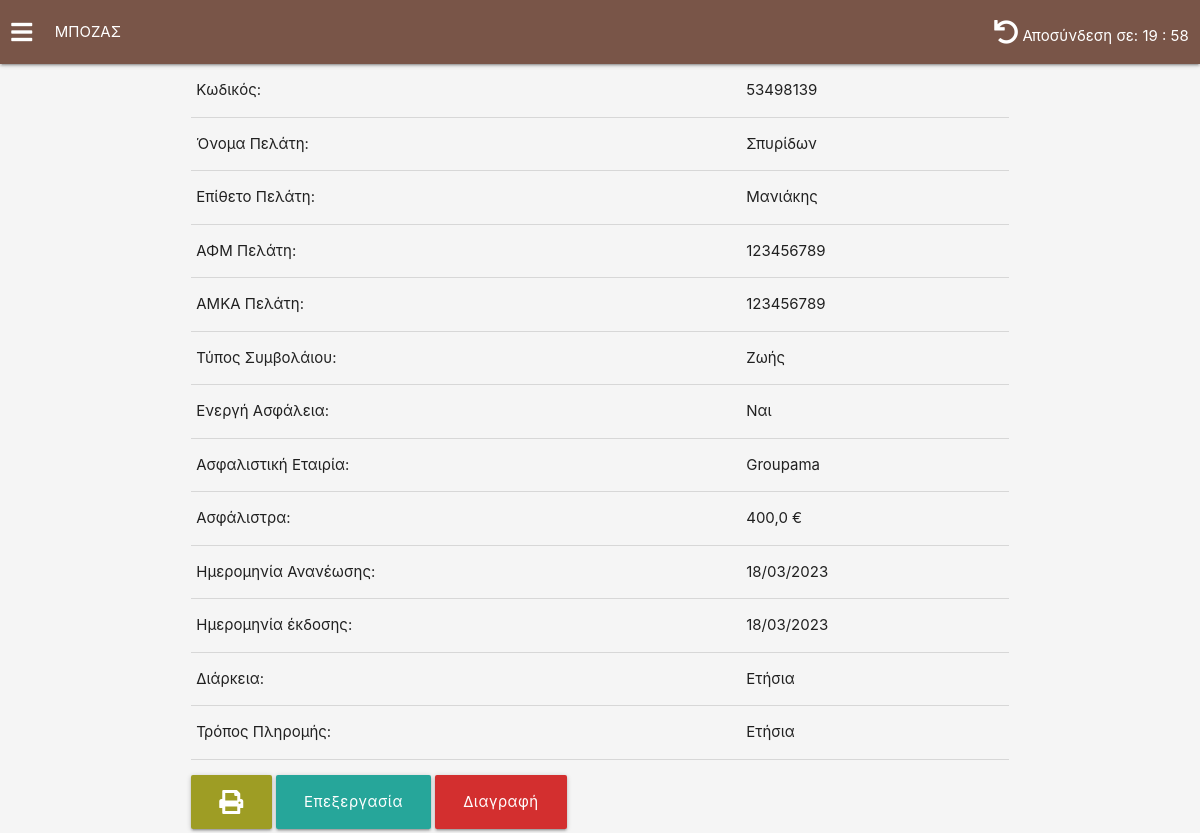
The app's page /insurance_details/53498139 (signed in) with its own data.
### myApp/models.py (models this page shows, shortened)
class Insurer(AbstractUser):
    employee_externalPartner_choices = (
        ('Υπάλληλος', 'Υπάλληλος'),
        ('Εξωτερικός', 'Εξωτερικός')
    )
    first_name               = models.CharField(max_length=64, default="")
    last_name                = models.CharField(max_length=64, default="")
    address                  = models.CharField(max_length=254, default="")
    age                      = models.IntegerField(default=1)
    AFM                      = models.IntegerField(null=True, default=None, unique=True)
    employee_externalPartner = models.CharField(max_length=64, choices=employee_externalPartner_choices, default="")
    class Meta:
        verbose_name_plural = "Insurers"

class Insurance(models.Model):
    duration_choices = (
        ("Ετήσια", "Ετήσια"),
        ("Εξάμηνη", "Εξάμηνη"),
        ("Τρίμηνη", "Τρίμηνη")
    )
    payment_method_choices = (
        ("Ετήσια", "Ετήσια"),
        ("Εξάμηνη", "Εξάμηνη"),
        ("Τρίμηνη", "Τρίμηνη")
    )
    insurance_company_choices = (
        ("Εθνική", "Εθνική"),
        ("NN", "NN"),
        ("Groupama", "Groupama")
    )
    kind_of_contract_choices = (
        ("Ζωής", "Ζωής"),
        ("Οχήματος", "Οχήματος"),
        ("Πυρός", "Πυρός"),
        ("Αστικής Ευθύνης", "Αστικής Ευθύνης")
    )
    kind_of_contract   = models.CharField(max_length=128, choices=kind_of_contract_choices, default="")
    active             = models.BooleanField(default=True)
    insurance_company  = models.CharField(max_length=64, choices=insurance_company_choices, default="")
    renew_date         = models.DateField(null=True)
    dateOfPublish      = models.DateField(null=True)
    duration           = models.CharField(max_length=64, choices=duration_choices)
    payment_method     = models.CharField(max_length=64, choices=payment_method_choices)
    insurance_premiums = models.FloatField(null=True, default=0)
    insurance_code     = models.IntegerField(null=True, default=0, unique=True)
    customer           = models.ForeignKey(Customer, on_delete=models.CASCADE)
    insurer            = models.ForeignKey(Insurer, on_delete=models.CASCADE)

class Customer(models.Model):
    first_name  = models.CharField(max_length=64, default="")
    last_name   = models.CharField(max_length=64, default="")
    AFM         = models.IntegerField(default=0, unique=True)
    AMKA        = models.IntegerField(default=0, unique=True)
    address     = models.CharField(max_length=128, default="")
    dateOfBirth = models.DateField(null=True)
    age         = models.IntegerField(null=True, default=0)
    insurer     = models.ForeignKey(Insurer, on_delete=models.CASCADE)

### myApp/views.py (the view)
# urls.py: path('insurance_details/<int:insurance_code>', views.insurance_details, name='insurance_details'),
def insurance_details(request, insurance_code):
    if not request.user.is_authenticated:
        return render(request, "html/index.html", {"message": 'Invalid credentials.'})
    is_admin = True if request.user.is_staff else False
    try:
        insurance = {
            'insurance': Insurance.objects.get(insurance_code=insurance_code),
            'is_admin': is_admin
        }
    except ObjectDoesNotExist:
        message = {
            'message': "Insurance does not exist",
            'is_admin': is_admin
        }
        return render(request, "html/insurance_details.html", message)
    return render(request, "html/insurance_details.html", insurance)

### myApp/templates/html/insurance_details.html (shortened to what this page needs)
{% extends "html/layout.html" %}
{% load static %}
{% block head %}
    <link rel="stylesheet" href="{% static 'myCss/dashboard.css' %}">
    <link rel="stylesheet" media="print" href="{% static 'myCss/print_insurance.css' %}">
{% endblock %}
{% block body %}
    {% include "html/navbar.html" %}
    <div class="container">
        <div class="row">
            <div class="col s12">
                {% if insurance %}
                    <table>
                        <tbody>
                            <tr>
                                <td>Κωδικός:</td>
                                <td>{{ insurance.insurance_code }}</td>
                            </tr>
                            <tr>
                                <td>Όνομα Πελάτη:</td>
                                <td>{{ insurance.customer.first_name }}</td>
                            </tr>
                            <tr>
                                <td>Επίθετο Πελάτη:</td>
                                <td>{{ insurance.customer.last_name }}</td>
                            </tr>
                            <tr>
                                <td>ΑΦΜ Πελάτη:</td>
                                <td>{{ insurance.customer.AFM }}</td>
                            </tr>
                            <tr>
                                <td>ΑΜΚΑ Πελάτη:</td>
                                <td>{{ insurance.customer.AMKA }}</td>
                            </tr>
                            <tr>
                                <td>Τύπος Συμβολάιου:</td>
                                <td>{{ insurance.kind_of_contract }}</td>
                            </tr>
                            <tr>
                                <td>Ενεργή Ασφάλεια:</td>
                                {% if insurance.active %}
                                    <td>Ναι</td>
                                {% else %}
                                    <td>Όχι</td>
                                {% endif %}
                            </tr>
                            <tr>
                                <td>Ασφαλιστική Εταιρία:</td>
                                <td>{{ insurance.insurance_company }}</td>
                            </tr>
                            <tr>
                                <td>Ασφάλιστρα:</td>
                                <td>{{ insurance.insurance_premiums }} €</td>
                            </tr>
                            <tr>
                                <td>Ημερομηνία Ανανέωσης:</td>
                                <td>{{ insurance.renew_date }}</td>
                            </tr>
                            <tr>
                                <td>Ημερομηνία έκδοσης:</td>
                                <td>{{ insurance.dateOfPublish }}</td>
                            </tr>
                            <tr>
                                <td>Διάρκεια:</td>
                                <td>{{ insurance.duration }}</td>
                            </tr>
                            <tr>
                                <td>Τρόπος Πληρομής:</td>
                                <td>{{ insurance.payment_method }}</td>
                            </tr>
                        </tbody>
                    </table>
                {% endif %}
            </div>
            <div class="col s12">
                <button class="btn btn-large waves waves-light lime darken-3 print_button">
                    <i class="fas fa-print"></i>
                </button>
                {% if not is_admin %}
                    <a href="{% url 'update_insurance' insurance.id %}" class="btn btn-large edit_button">Επεξεργασία</a>
                    <button type="button" data-target="modalCustomers" class="btn btn-large red darken-2 modal-trigger waves-effect waves-light">
                        Διαγραφή
                    </button>
                {% endif %}
            </div>
        </div>
    </div>
{% endblock %}

### myApp/templates/html/navbar.html (shortened to what this page needs)
<div class="navbar-fixed">
    <nav>
        <div class="nav-wrapper brown darker-4 row">
            <div class="col"><i class="fas fa-bars sidenav-trigger" data-target="mobile-demo"></i></div>
            <div class="col hide-on-small-and-down">{{ user.last_name|capfirst }}</div>
            <div class="col right">
                <i class="fas fa-undo renew_button"></i>
                Αποσύνδεση σε: <span id="countdown">20 : 00</span>
            </div>
        </div>
    </nav>
</div>

### myApp/static/myCss/all_css.css (style rules this page uses)
html, body { height: 100%; background-color: whitesmoke; }
.btn { text-transform: none; }
.sidenav-trigger { cursor: pointer; float: none !important; margin: 0 !important; }
.renew_button { cursor: pointer; }

### myApp/static/myCss/dashboard.css (style rules this page uses)
html, body { height: 100%; background-color: whitesmoke; }
.btn { margin-top: 1em; }

### myApp/static/myCss/print_insurance.css (style rules this page uses)
html { background-color: white; }
.navbar-fixed { display: none; }
.print_button { display: none; }
.edit_button { display: none; }

### records on screen
Insurer: last_name "ΜΠΟΖΑΣ"
Insurance: insurance_code "53498139", customer.first_name "Σπυρίδων", customer.last_name "Μανιάκης", customer.AFM "123456789", customer.AMKA "123456789", kind_of_contract "Ζωής", insurance_company "Groupama", insurance_premiums "400,0", renew_date "18/03/2023", dateOfPublish "18/03/2023", duration "Ετήσια", payment_method "Ετήσια"
